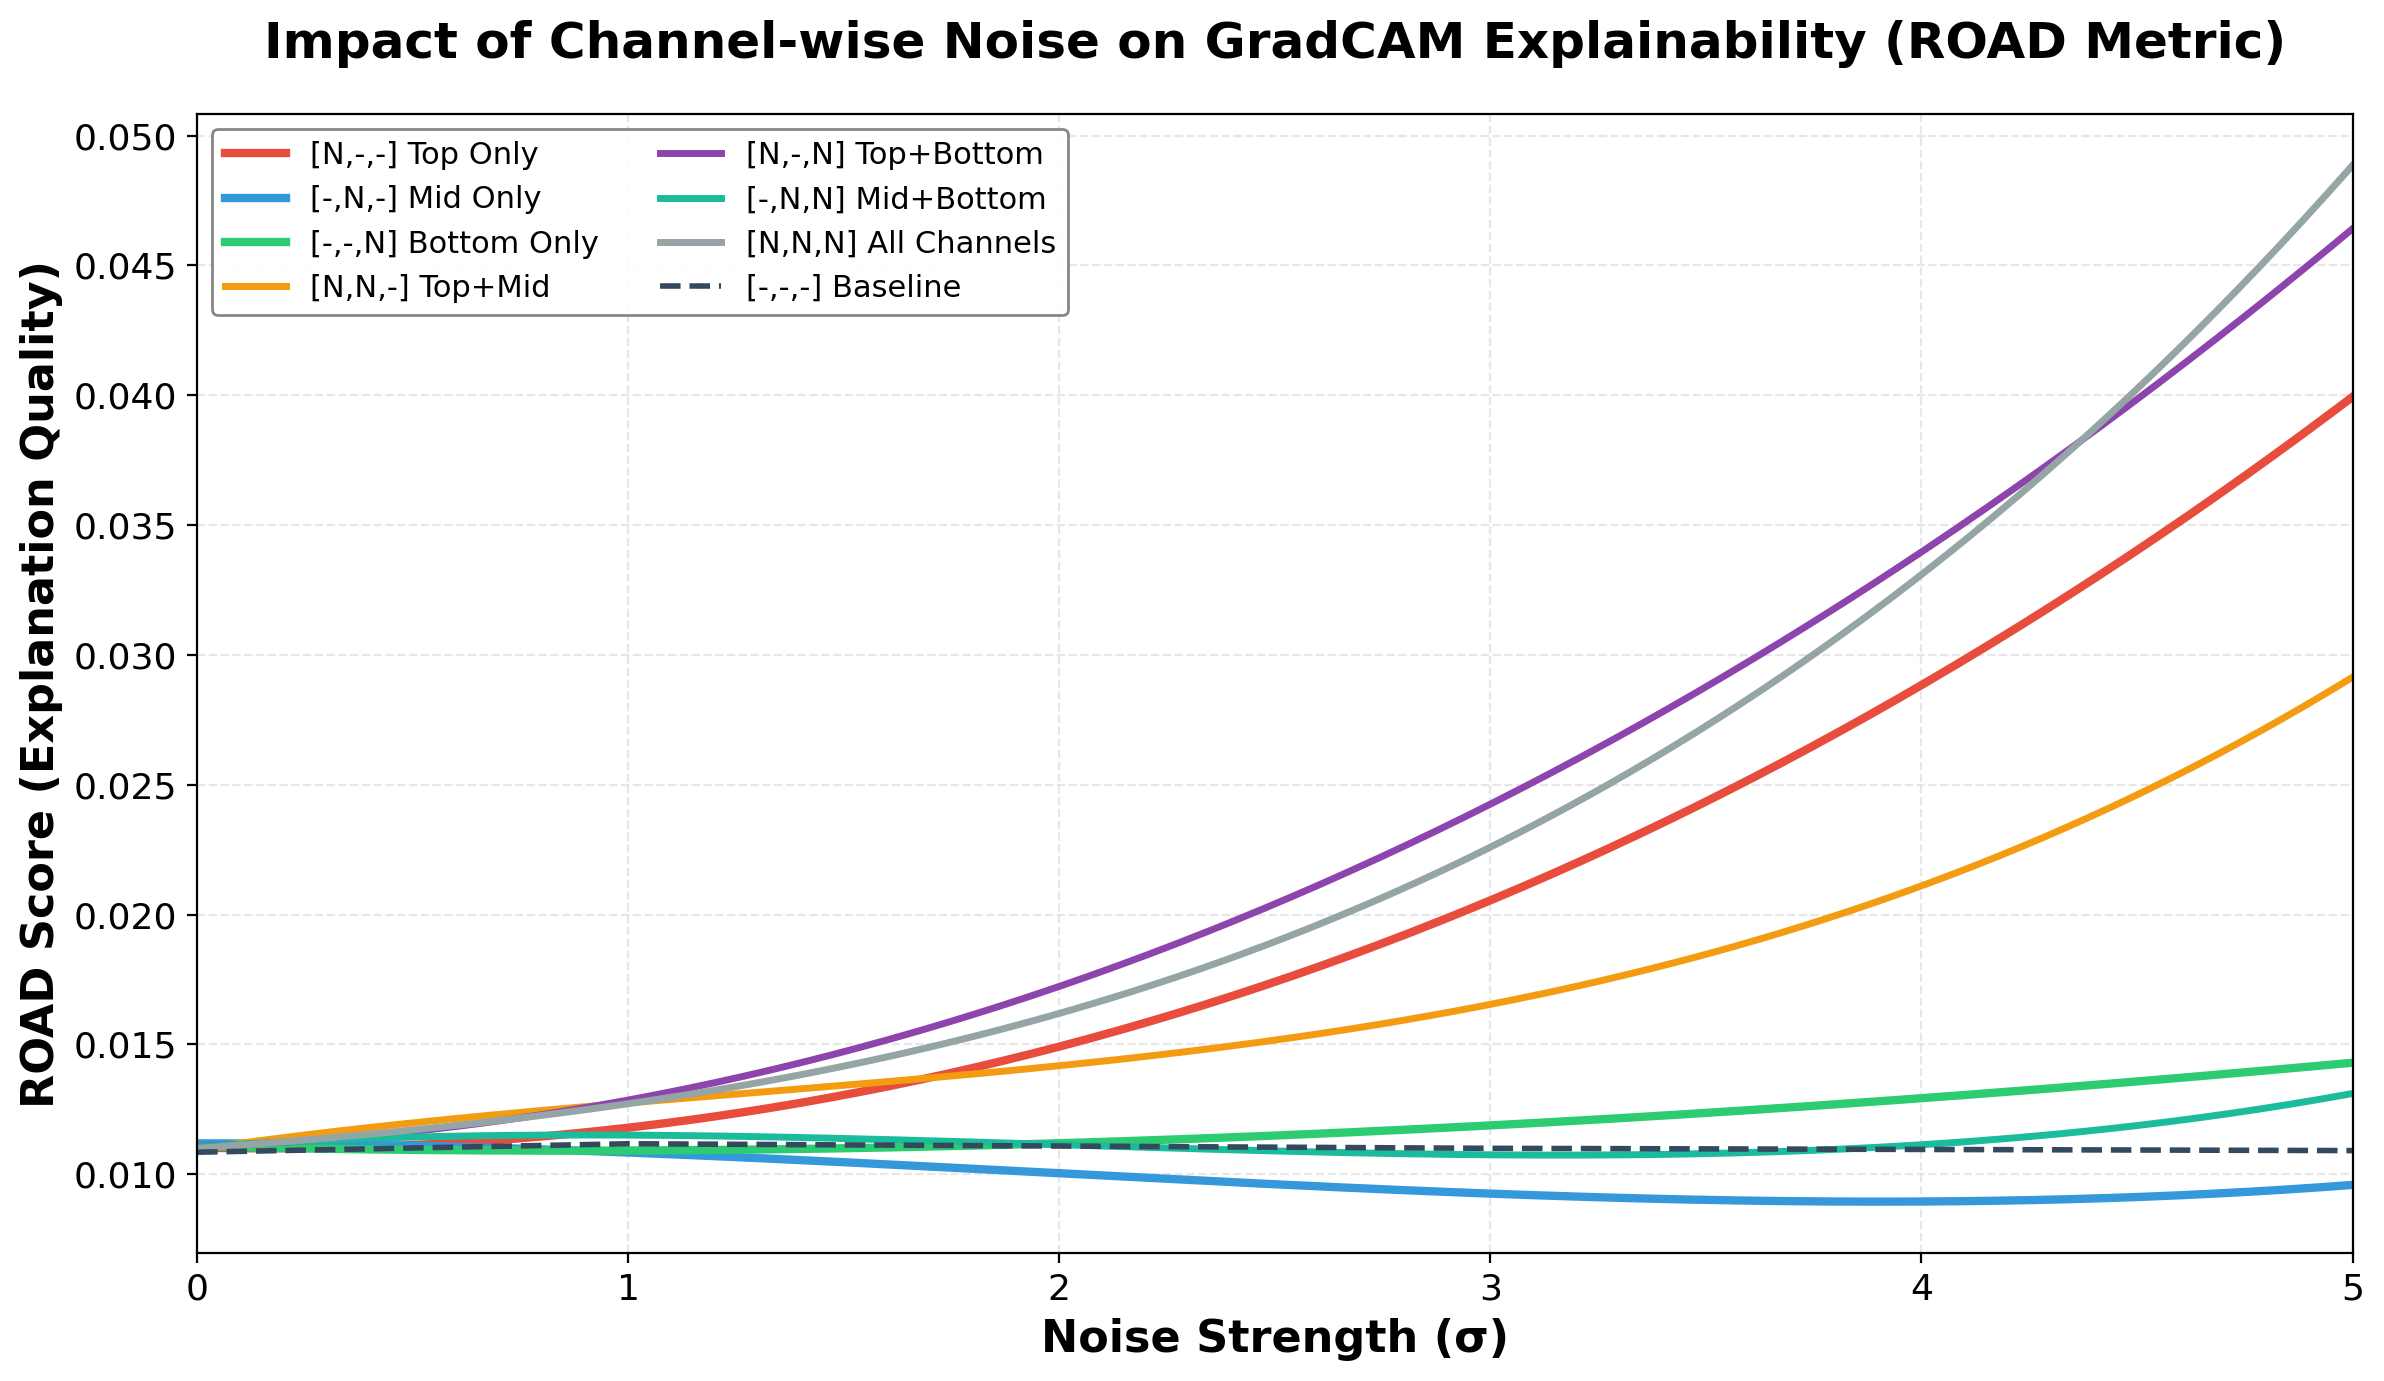

Python code for this plot:
"""
Channel Noise Sensitivity Analysis using ROAD Metric
=====================================================
This version replaces SSIM with the ROAD (Remove And Debias) metric
to evaluate explainability changes under channel noise.

ROAD evaluates explanation quality by:
1. Removing features according to attribution importance
2. Using noisy linear imputation to fill removed pixels
3. Measuring model performance drop (accuracy/probability)

Author: Experiment Script (ROAD Version)
Date: 2025-10-30
"""

import os
import sys
import copy
import torch
import torch.nn as nn
import torch.nn.functional as F
import torchvision
import torchvision.transforms as T
from torchvision.datasets import ImageFolder
from torch.utils.data import DataLoader, Dataset
import numpy as np
import matplotlib.pyplot as plt
import shutil
from tqdm import tqdm

# Add ROAD evaluation to path
sys.path.append('/home/zjian137/road_evaluation')
from road import run_road
from road.imputations import NoisyLinearImputer

sys.path.append(os.path.dirname(os.path.abspath(__file__)))


# ==========================================================
# Channel Importance Measurement
# ==========================================================
class ChannelImportanceAnalyzer:
    """Analyze channel importance for GradCAM contribution"""

    def __init__(self, model, target_layer):
        self.model = model
        self.target_layer = target_layer
        self.activations = None
        self.gradients = None

        # Register hooks
        target_layer.register_forward_hook(self.forward_hook)
        target_layer.register_full_backward_hook(self.backward_hook)

    def forward_hook(self, module, input_data, output):
        self.activations = output.detach()

    def backward_hook(self, module, grad_input, grad_output):
        self.gradients = grad_output[0].detach()

    def compute_importance(self, input_tensor, target_class, method='combined'):
        """
        Compute channel importance scores

        Available methods:
            'gradient': Mean absolute gradient per channel
            'activation': Mean activation magnitude per channel
            'weight': GradCAM weights (α_k) per channel
            'combined': Weight × Activation magnitude (default)
            'gradcam_contribution': Actual contribution to final GradCAM
            'taylor': First-order Taylor approximation
            'variance': Activation variance per channel
        """
        self.model.eval()
        self.model.zero_grad()

        # Forward pass
        output = self.model(input_tensor)
        scores = output[:, target_class]

        # Backward pass
        scores.sum().backward()

        gradients = self.gradients  # [B, C, H, W]
        activations = self.activations  # [B, C, H, W]

        # Compute GradCAM weights (α_k = global average pooling of gradients)
        weights = gradients.mean(dim=(2, 3), keepdim=True)  # [B, C, 1, 1]

        # ===============================================
        # Method 1: Gradient-based
        # ===============================================
        if method == 'gradient':
            # Importance = mean absolute gradient per channel
            # Measures how sensitive the output is to each channel
            importance = gradients.abs().mean(dim=(0, 2, 3))  # [C]

        # ===============================================
        # Method 2: Activation-based
        # ===============================================
        elif method == 'activation':
            # Importance = mean activation magnitude per channel
            # Measures the average firing strength of each channel
            importance = activations.abs().mean(dim=(0, 2, 3))  # [C]

        # ===============================================
        # Method 3: GradCAM weight-based
        # ===============================================
        elif method == 'weight':
            # Importance = absolute GradCAM weight (α_k) per channel
            # Directly uses the weights from GradCAM formula
            importance = weights.abs().mean(dim=(0, 2, 3))  # [C]

        # ===============================================
        # Method 4: Combined (Weight × Activation)
        # ===============================================
        elif method == 'combined':
            # Combined metric: weight × activation magnitude
            # Measures the actual weighted contribution to GradCAM
            weighted_activation = (weights.abs() * activations.abs()).mean(dim=(0, 2, 3))
            importance = weighted_activation  # [C]

        # ===============================================
        # Method 5: GradCAM Contribution
        # ===============================================
        elif method == 'gradcam_contribution':
            # Actual contribution to the final GradCAM heatmap
            # This computes the per-channel contribution to ReLU(Σ α_k * A_k)
            weighted_activation = weights * activations  # [B, C, H, W]
            cam_contribution = weighted_activation.mean(dim=(2, 3))  # [B, C]
            # Only consider positive contributions (after ReLU)
            importance = F.relu(cam_contribution).mean(dim=0)  # [C]

        # ===============================================
        # Method 6: Taylor Approximation
        # ===============================================
        elif method == 'taylor':
            # First-order Taylor approximation: gradient × activation
            # This measures the approximate change in output if channel is removed
            taylor_importance = (gradients * activations).abs().mean(dim=(0, 2, 3))
            importance = taylor_importance  # [C]

        # ===============================================
        # Method 7: Variance-based
        # ===============================================
        elif method == 'variance':
            # Activation variance per channel
            # High variance = channel is more selective/informative
            mean_act = activations.mean(dim=(2, 3), keepdim=True)
            variance = ((activations - mean_act) ** 2).mean(dim=(0, 2, 3))
            importance = variance  # [C]

        else:
            raise ValueError(
                f"Unknown importance method: {method}. "
                f"Available methods: 'gradient', 'activation', 'weight', "
                f"'combined', 'gradcam_contribution', 'taylor', 'variance'"
            )

        return importance.cpu()


# ==========================================================
# IMPROVED Noise Injection Module
# ==========================================================
class ImprovedNoiseInjectionConv2d(nn.Module):
    """Conv2d layer with normalized noise injection"""

    def __init__(self, conv, noise_mask, noise_strength=0.0,
                 noise_type='activation', normalize=True):
        """
        Args:
            conv: Original Conv2d layer
            noise_mask: Boolean tensor [C] indicating which channels to add noise
            noise_strength: Noise strength (ratio relative to std if normalized)
            noise_type: 'activation' or 'weight'
            normalize: Whether to normalize noise relative to signal std
        """
        super().__init__()
        self.weight = conv.weight.data.clone()
        self.bias = conv.bias.data.clone() if conv.bias is not None else None
        self.stride = conv.stride
        self.padding = conv.padding
        self.dilation = conv.dilation
        self.groups = conv.groups

        self.noise_mask = noise_mask  # [C]
        self.noise_strength = noise_strength
        self.noise_type = noise_type
        self.normalize = normalize

        # Pre-compute noisy weights if using weight noise
        if noise_type == 'weight' and noise_strength > 0:
            self.noisy_weight = self._create_noisy_weight()
        else:
            self.noisy_weight = None

    def _create_noisy_weight(self):
        """Create noisy version of weights"""
        noisy_w = self.weight.clone()

        # Add noise to selected channels
        for ch_idx in range(self.weight.shape[0]):
            if self.noise_mask[ch_idx]:
                # Get channel weights
                ch_weights = self.weight[ch_idx]

                # Compute noise
                if self.normalize:
                    # Normalized: noise std = weight_std * noise_strength
                    noise = torch.randn_like(ch_weights) * ch_weights.std() * self.noise_strength
                else:
                    # Absolute noise
                    noise = torch.randn_like(ch_weights) * self.noise_strength

                noisy_w[ch_idx] = ch_weights + noise

        return noisy_w

    def forward(self, x):
        # Select weights
        if self.noisy_weight is not None:
            w = self.noisy_weight
        else:
            w = self.weight

        # Standard convolution
        out = F.conv2d(x, w, bias=self.bias,
                      stride=self.stride, padding=self.padding,
                      dilation=self.dilation, groups=self.groups)

        # Add activation noise if specified
        if self.noise_type == 'activation' and self.noise_strength > 0:
            B, C, H, W = out.shape

            # Create noise tensor (non-inplace operation)
            noise_tensor = torch.zeros_like(out)

            # Fill noise for selected channels
            for ch_idx in range(C):
                if self.noise_mask[ch_idx]:
                    # Get channel activation
                    ch_activation = out[:, ch_idx:ch_idx+1, :, :]

                    # Compute noise
                    if self.normalize:
                        # Normalized: noise std = activation_std * noise_strength
                        act_std = ch_activation.std()
                        if act_std > 0:
                            noise_tensor[:, ch_idx:ch_idx+1, :, :] = \
                                torch.randn_like(ch_activation) * act_std * self.noise_strength
                    else:
                        # Absolute noise
                        noise_tensor[:, ch_idx:ch_idx+1, :, :] = \
                            torch.randn_like(ch_activation) * self.noise_strength

            # Add noise (non-inplace)
            out = out + noise_tensor

        return out


# ==========================================================
# Strategy Configuration
# ==========================================================
def divide_channels_by_importance(importance_scores, top_ratio=0.2, bottom_ratio=0.2):
    """Divide channels into 3 groups based on importance"""
    num_channels = len(importance_scores)
    sorted_indices = torch.argsort(importance_scores, descending=True)

    top_k = int(num_channels * top_ratio)
    bottom_k = int(num_channels * bottom_ratio)

    top_indices = sorted_indices[:top_k]
    bottom_indices = sorted_indices[-bottom_k:]
    mid_indices = sorted_indices[top_k:-bottom_k]

    return top_indices, mid_indices, bottom_indices


def create_noise_mask(num_channels, top_indices, mid_indices, bottom_indices,
                     noise_top, noise_mid, noise_bottom):
    """Create a boolean mask indicating which channels should receive noise"""
    mask = torch.zeros(num_channels, dtype=torch.bool)

    if noise_top:
        mask[top_indices] = True
    if noise_mid:
        mask[mid_indices] = True
    if noise_bottom:
        mask[bottom_indices] = True

    return mask


# ==========================================================
# Model Modification
# ==========================================================
def apply_noise_injection(model_fp32, layer_name, noise_mask, noise_strength,
                         noise_type='activation', normalize=True):
    """Apply noise injection to a specific layer"""
    model_noisy = copy.deepcopy(model_fp32)

    # Navigate to target layer
    parts = layer_name.split('.')
    parent = model_noisy
    for part in parts[:-1]:
        parent = getattr(parent, part)

    # Get original conv layer
    original_conv = getattr(parent, parts[-1])

    # Replace with noisy version
    if isinstance(original_conv, nn.Conv2d):
        noisy_conv = ImprovedNoiseInjectionConv2d(
            original_conv, noise_mask, noise_strength,
            noise_type=noise_type, normalize=normalize
        )
        setattr(parent, parts[-1], noisy_conv)

    return model_noisy


# ==========================================================
# GradCAM Implementation
# ==========================================================
class SimpleGradCAM:
    """Simple GradCAM implementation"""

    def __init__(self, model, target_layer):
        self.model = model
        self.target_layer = target_layer
        self.activations = None
        self.gradients = None

        target_layer.register_forward_hook(self.forward_hook)
        target_layer.register_full_backward_hook(self.backward_hook)

    def forward_hook(self, module, input_data, output):
        self.activations = output.detach()

    def backward_hook(self, module, grad_input, grad_output):
        self.gradients = grad_output[0].detach()

    def __call__(self, input_tensor, target_class):
        self.model.eval()
        self.model.zero_grad()

        # Forward
        output = self.model(input_tensor)
        scores = output[:, target_class]

        # Backward
        scores.sum().backward()

        # Compute CAM
        gradients = self.gradients
        activations = self.activations

        weights = gradients.mean(dim=(2, 3), keepdim=True)
        cam = (weights * activations).sum(dim=1, keepdim=True)
        cam = F.relu(cam)

        # Normalize
        cam = cam - cam.amin(dim=(2, 3), keepdim=True)
        cam = cam / (cam.amax(dim=(2, 3), keepdim=True) + 1e-8)

        # Upsample
        cam = F.interpolate(cam, size=input_tensor.shape[-2:],
                          mode='bilinear', align_corners=False)

        return cam.squeeze(1)


# ==========================================================
# Simple Dataset for ROAD Evaluation
# ==========================================================
class SimpleImageDataset(Dataset):
    """Simple dataset wrapper for ROAD evaluation"""

    def __init__(self, images, labels):
        """
        Args:
            images: List of image tensors (already normalized)
            labels: List of label integers
        """
        # Store as CPU tensors to avoid CUDA issues in DataLoader
        self.images = [img.cpu() for img in images]
        self.labels = labels

    def __len__(self):
        return len(self.images)

    def __getitem__(self, idx):
        # Return denormalized image for ROAD imputation
        img = self.images[idx]
        label = self.labels[idx]

        # Denormalize from ImageNet normalization
        mean = torch.tensor([0.485, 0.456, 0.406]).view(3, 1, 1)
        std = torch.tensor([0.229, 0.224, 0.225]).view(3, 1, 1)
        img = img * std + mean
        img = torch.clamp(img, 0, 1)

        return img, label


# ==========================================================
# ROAD Evaluation Wrapper
# ==========================================================
def evaluate_explanation_with_road(model, test_images, test_labels, heatmaps, device):
    """
    Evaluate explanation quality using ROAD metric

    Args:
        model: The model to evaluate
        test_images: List of test image tensors
        test_labels: List of test labels
        heatmaps: List of heatmap arrays (numpy)
        device: torch device

    Returns:
        road_score: ROAD metric score (higher is better for good explanations)
    """
    # Create simple dataset
    dataset = SimpleImageDataset(test_images, test_labels)

    # Convert heatmaps to attribution format expected by ROAD
    explanations = []
    for heatmap in heatmaps:
        # Heatmap is [H, W], need to expand to [C, H, W] for ROAD
        # Higher values = more important
        attr = np.stack([heatmap] * 3, axis=0)  # [3, H, W]
        explanations.append(attr)

    # Transform to apply after imputation (ImageNet normalization)
    transform_test = T.Normalize(mean=[0.485, 0.456, 0.406],
                                 std=[0.229, 0.224, 0.225])

    # Run ROAD evaluation with MoRF (Most Relevant First)
    # We test removing 10%, 30%, 50% of pixels
    percentages = [0.1, 0.3, 0.5]

    # Use noisy linear imputer as recommended by ROAD paper
    imputer = NoisyLinearImputer(noise=0.01)

    model.eval()

    try:
        res_acc, prob_acc = run_road(
            model=model,
            dataset_test=dataset,
            explanations_test=explanations,
            transform_test=transform_test,
            percentages=percentages,
            morf=True,  # Most Relevant First
            batch_size=len(test_images),  # Process all at once
            imputation=imputer
        )

        # Compute ROAD score as area under the curve
        # Good explanations should cause larger accuracy drop
        # So we measure the drop: 1.0 - accuracy
        road_score = torch.mean(1.0 - prob_acc).item()

    except Exception as e:
        print(f"ROAD evaluation error: {e}")
        road_score = 0.0

    return road_score


# ==========================================================
# Data Loading
# ==========================================================
def prepare_tiny_imagenet_val(root):
    """Organize Tiny-ImageNet validation set"""
    val_dir = os.path.join(root, "val")
    img_dir = os.path.join(val_dir, "images")
    ann_file = os.path.join(val_dir, "val_annotations.txt")

    if not os.path.exists(img_dir):
        return

    print("Organizing Tiny-ImageNet validation set...")
    with open(ann_file, "r") as f:
        for line in f:
            parts = line.strip().split("\t")
            if len(parts) < 2:
                continue
            img, label = parts[0], parts[1]
            label_dir = os.path.join(val_dir, label)
            os.makedirs(label_dir, exist_ok=True)
            src = os.path.join(img_dir, img)
            dst = os.path.join(label_dir, img)
            if os.path.exists(src) and not os.path.exists(dst):
                shutil.move(src, dst)

    if os.path.exists(img_dir):
        shutil.rmtree(img_dir)
    print("Tiny-ImageNet validation set organized.")


def load_tiny_imagenet(root, batch_size=64, num_workers=4):
    """Load Tiny-ImageNet dataset"""
    prepare_tiny_imagenet_val(root)

    transform = T.Compose([
        T.Resize(64),
        T.CenterCrop(64),
        T.ToTensor(),
        T.Normalize(mean=[0.485, 0.456, 0.406],
                    std=[0.229, 0.224, 0.225]),
    ])

    train_set = ImageFolder(os.path.join(root, "train"), transform=transform)
    val_set = ImageFolder(os.path.join(root, "val"), transform=transform)

    train_loader = DataLoader(train_set, batch_size=batch_size, shuffle=True, num_workers=num_workers)
    val_loader = DataLoader(val_set, batch_size=batch_size, shuffle=False, num_workers=num_workers)

    print(f"Tiny-ImageNet loaded: {len(train_set)} train / {len(val_set)} val / {len(train_set.classes)} classes")
    return train_loader, val_loader, len(train_set.classes)


# ==========================================================
# Visualization
# ==========================================================
def plot_noise_sensitivity_curves(results_dict, save_path, noise_type='activation'):
    """Plot smooth curves showing how explainability degrades with noise"""
    from scipy.interpolate import make_interp_spline

    # Create figure with better aspect ratio
    fig, ax = plt.subplots(figsize=(12, 7))

    # All 8 strategies with distinct colors
    all_strategies = {
        'Top-Only': {'color': '#E74C3C', 'linewidth': 3.0, 'label': '[N,-,-] Top Only'},
        'Mid-Only': {'color': '#3498DB', 'linewidth': 3.0, 'label': '[-,N,-] Mid Only'},
        'Bottom-Only': {'color': '#2ECC71', 'linewidth': 3.0, 'label': '[-,-,N] Bottom Only'},
        'Top+Mid': {'color': '#F39C12', 'linewidth': 2.5, 'label': '[N,N,-] Top+Mid'},
        'Top+Bottom': {'color': '#8E44AD', 'linewidth': 2.5, 'label': '[N,-,N] Top+Bottom'},
        'Mid+Bottom': {'color': '#1ABC9C', 'linewidth': 2.5, 'label': '[-,N,N] Mid+Bottom'},
        'All-Noise': {'color': '#95A5A6', 'linewidth': 2.5, 'label': '[N,N,N] All Channels'},
        'No-Noise': {'color': '#34495E', 'linewidth': 2.0, 'label': '[-,-,-] Baseline', 'linestyle': '--'},
    }

    for strategy_name, style in all_strategies.items():
        if strategy_name not in results_dict:
            continue

        strategy_results = results_dict[strategy_name]
        noise_levels = np.array(sorted(strategy_results.keys()))
        road_scores = np.array([strategy_results[noise]['road'] for noise in noise_levels])

        # Create smooth curve using spline interpolation
        if len(noise_levels) > 3 and strategy_name != 'No-Noise':
            # Create denser points for smooth curve
            noise_smooth = np.linspace(noise_levels.min(), noise_levels.max(), 300)

            # Use cubic spline for smoothing
            try:
                spl = make_interp_spline(noise_levels, road_scores, k=3)
                road_smooth = spl(noise_smooth)

                # Plot smooth curve (no shadow)
                ax.plot(noise_smooth, road_smooth,
                       color=style['color'],
                       linewidth=style['linewidth'],
                       label=style['label'],
                       linestyle=style.get('linestyle', '-'))
            except:
                # Fallback to line plot if spline fails
                ax.plot(noise_levels, road_scores,
                       color=style['color'],
                       linewidth=style['linewidth'],
                       label=style['label'],
                       linestyle=style.get('linestyle', '-'))
        else:
            # Plot as line for baseline
            ax.plot(noise_levels, road_scores,
                   color=style['color'],
                   linewidth=style['linewidth'],
                   label=style['label'],
                   linestyle=style.get('linestyle', '-'))

    # Styling
    ax.set_xlabel('Noise Strength (σ)', fontsize=16, fontweight='bold')
    ax.set_ylabel('ROAD Score (Explanation Quality)', fontsize=16, fontweight='bold')
    ax.set_title('Impact of Channel-wise Noise on GradCAM Explainability (ROAD Metric)',
                fontsize=18, fontweight='bold', pad=20)

    # Grid
    ax.grid(True, alpha=0.3, linestyle='--', linewidth=0.8)
    ax.set_axisbelow(True)

    # Legend - two columns for 8 curves
    ax.legend(loc='best', fontsize=11, framealpha=0.95,
             edgecolor='gray', ncol=2)

    # Limits
    ax.set_xlim([noise_levels.min(), noise_levels.max()])

    # Tick styling
    ax.tick_params(axis='both', which='major', labelsize=13)

    # Clean white background
    ax.set_facecolor('white')
    fig.patch.set_facecolor('white')

    plt.tight_layout()
    plt.savefig(save_path, dpi=200, bbox_inches='tight')
    plt.close()
    print(f"Noise sensitivity curves saved: {save_path}")


# ==========================================================
# Main Experiment
# ==========================================================
def main():
    print("="*80)
    print("Channel Noise Sensitivity Analysis (ROAD METRIC VERSION)")
    print("="*80)

    # Setup
    device = "cuda" if torch.cuda.is_available() else "cpu"
    print(f"\nDevice: {device}")

    # Experiment configuration
    NUM_RUNS = 2  # Reduced for ROAD (each run is expensive)
    NUM_TEST_IMAGES = 2  # Reduced for computational efficiency
    noise_type = 'activation'
    normalize = True

    # ===================================================================
    # IMPORTANCE CALCULATION METHOD - Choose one of the following:
    # ===================================================================
    # 'gradient'            - Gradient magnitude (sensitivity-based)
    # 'activation'          - Activation magnitude (firing strength)
    # 'weight'              - GradCAM weights α_k (original GradCAM)
    # 'combined'            - Weight × Activation (recommended, default)
    # 'gradcam_contribution'- Actual contribution to final CAM
    # 'taylor'              - Taylor approximation (gradient × activation)
    # 'variance'            - Activation variance (selectivity-based)
    # ===================================================================
    IMPORTANCE_METHOD = 'combined'  # <-- Change this to try different methods

    print(f"\nExperiment Configuration:")
    print(f"  Noise type: {noise_type}")
    print(f"  Normalized: {normalize}")
    print(f"  Runs per point: {NUM_RUNS}")
    print(f"  Test images: {NUM_TEST_IMAGES}")
    print(f"  Metric: ROAD (Remove And Debias)")
    print(f"  Importance method: {IMPORTANCE_METHOD}")  # Show which method is being used

    # Load data
    print("\n" + "="*80)
    print("Step 1: Loading Tiny-ImageNet Dataset")
    print("="*80)

    data_root = "/home/zjian137/CAMBoost/gradcam/data/tiny-imagenet"
    if not os.path.exists(data_root):
        print(f"Error: Dataset not found at {data_root}")
        return

    _, val_loader, num_classes = load_tiny_imagenet(root=data_root, batch_size=64, num_workers=4)

    # Load model
    print("\n" + "="*80)
    print("Step 2: Loading Trained ResNet50 Model")
    print("="*80)

    # Load pre-trained Tiny-ImageNet model
    model_path = "/home/zjian137/CAMBoost/gradcam/resnet50_tinyimagenet_finetuned.pth"

    model_fp32 = torchvision.models.resnet50(weights=None)
    model_fp32.fc = nn.Linear(model_fp32.fc.in_features, num_classes)

    # Load trained weights
    state_dict = torch.load(model_path, map_location=device)
    model_fp32.load_state_dict(state_dict)

    model_fp32 = model_fp32.to(device)
    model_fp32.eval()

    print(f"Loaded trained model from: {model_path}")

    # Select target layer
    target_layer_name = "layer4.2.conv3"
    target_layer = model_fp32.layer4[2].conv3
    num_channels = target_layer.out_channels

    print(f"Target layer: {target_layer_name}")
    print(f"Number of channels: {num_channels}")

    # Get multiple test images
    print("\n" + "="*80)
    print("Step 3: Selecting Test Images")
    print("="*80)

    test_images = []
    test_labels = []
    test_classes = []

    # Collect images from validation set
    for batch_images, batch_labels in val_loader:
        for i in range(len(batch_images)):
            if len(test_images) >= NUM_TEST_IMAGES:
                break
            test_images.append(batch_images[i:i+1].to(device))
            test_labels.append(batch_labels[i].item())

            # Get predicted class
            with torch.no_grad():
                output = model_fp32(batch_images[i:i+1].to(device))
                pred_class = output.argmax(dim=1).item()
            test_classes.append(pred_class)

        if len(test_images) >= NUM_TEST_IMAGES:
            break

    print(f"Selected {len(test_images)} test images")
    print(f"Sample predictions: {test_classes[:5]}")

    # Define experiment strategies
    strategies = {
        'Top-Only':      (True,  False, False),  # [N, -, -]
        'Mid-Only':      (False, True,  False),  # [-, N, -]
        'Bottom-Only':   (False, False, True),   # [-, -, N]
        'Top+Mid':       (True,  True,  False),  # [N, N, -]
        'Top+Bottom':    (True,  False, True),   # [N, -, N]
        'Mid+Bottom':    (False, True,  True),   # [-, N, N]
        'All-Noise':     (True,  True,  True),   # [N, N, N]
        'No-Noise':      (False, False, False),  # [-, -, -]
    }

    # Define noise levels to test - reduced for faster execution
    noise_levels = [0.0, 1.0, 3.0, 5.0]

    # Run experiments across multiple images
    print("\n" + "="*80)
    print("Step 4-6: Running Multi-Image Noise Sensitivity Experiments")
    print("="*80)

    # Storage for results across all images
    all_images_results = {strategy: {noise: [] for noise in noise_levels}
                         for strategy in strategies.keys()}

    # Process each test image
    for img_idx in range(NUM_TEST_IMAGES):
        print(f"\n{'='*80}")
        print(f"Processing Image {img_idx + 1}/{NUM_TEST_IMAGES}")
        print(f"{'='*80}")

        test_image = test_images[img_idx]
        target_class = test_classes[img_idx]

        # Compute channel importance for this image
        analyzer = ChannelImportanceAnalyzer(model_fp32, target_layer)
        with torch.enable_grad():
            importance_scores = analyzer.compute_importance(
                test_image, target_class, method=IMPORTANCE_METHOD  # Use configured method
            )

        # Divide into groups based on importance
        top_indices, mid_indices, bottom_indices = divide_channels_by_importance(
            importance_scores, top_ratio=0.2, bottom_ratio=0.2
        )

        # Test each strategy
        for strategy_name, (noise_top, noise_mid, noise_bottom) in strategies.items():
            print(f"\n  Strategy: {strategy_name}")

            # Create noise mask for this image's channel groups
            noise_mask = create_noise_mask(
                num_channels, top_indices, mid_indices, bottom_indices,
                noise_top, noise_mid, noise_bottom
            )

            # Test each noise level
            for noise_strength in noise_levels:
                print(f"    Testing σ={noise_strength}...", end=' ')

                # Run multiple times and average
                road_scores = []

                for run_idx in range(NUM_RUNS):
                    # Apply noise injection
                    model_noisy = apply_noise_injection(
                        model_fp32, target_layer_name, noise_mask, noise_strength,
                        noise_type=noise_type, normalize=normalize
                    )
                    model_noisy = model_noisy.to(device)

                    # Generate heatmap
                    noisy_layer = model_noisy.layer4[2].conv3
                    cam_noisy = SimpleGradCAM(model_noisy, noisy_layer)

                    with torch.enable_grad():
                        heatmap_noisy = cam_noisy(test_image, target_class)

                    heatmap_noisy_np = heatmap_noisy.detach().cpu().numpy()[0]

                    # Evaluate with ROAD metric
                    road_score = evaluate_explanation_with_road(
                        model_noisy, [test_image[0]], [target_class],
                        [heatmap_noisy_np], device
                    )
                    road_scores.append(road_score)

                # Store average for this image
                avg_road = np.mean(road_scores)
                all_images_results[strategy_name][noise_strength].append(avg_road)
                print(f"ROAD={avg_road:.4f}")

        print(f"\n  Image {img_idx + 1} complete")

    # Compute final statistics across all images
    print("\n" + "="*80)
    print("Step 7: Computing Statistics Across All Images")
    print("="*80)

    results_dict = {}
    for strategy_name in strategies.keys():
        strategy_results = {}
        for noise_strength in noise_levels:
            # Get all image results for this (strategy, noise) combination
            image_road_scores = all_images_results[strategy_name][noise_strength]

            # Compute mean and std across images
            mean_road = np.mean(image_road_scores)
            std_road = np.std(image_road_scores)

            strategy_results[noise_strength] = {
                'road': mean_road,
                'std': std_road,
            }

        results_dict[strategy_name] = strategy_results

        # Print summary for this strategy
        print(f"\n{strategy_name}:")
        for noise_strength in noise_levels:
            road = strategy_results[noise_strength]['road']
            std = strategy_results[noise_strength]['std']
            print(f"  σ={noise_strength:.1f}: ROAD={road:.4f}±{std:.4f}")

    # Visualization
    print("\n" + "="*80)
    print("Step 8: Generating Visualization")
    print("="*80)

    os.makedirs("./results", exist_ok=True)

    # Generate filename with importance method
    filename = f"channel_noise_sensitivity_road_{IMPORTANCE_METHOD}.png"
    save_path = f"./results/{filename}"

    plot_noise_sensitivity_curves(
        results_dict,
        save_path=save_path,
        noise_type=noise_type
    )

    # Summary
    print("\n" + "="*80)
    print("EXPERIMENT SUMMARY")
    print("="*80)

    print("\nKey Findings:")
    print("-" * 80)

    # Compare degradation rates at σ=1.0
    test_noise = 1.0
    print(f"\nROAD Score at σ={test_noise}:")
    print("(Higher = Better explanation quality)")
    for strategy_name in ['Top-Only', 'Mid-Only', 'Bottom-Only']:
        if strategy_name in results_dict and test_noise in results_dict[strategy_name]:
            road = results_dict[strategy_name][test_noise]['road']
            std = results_dict[strategy_name][test_noise]['std']
            print(f"  {strategy_name:<15}: {road:.4f} ± {std:.4f}")

    # Identify which group is most critical
    baseline_road = results_dict['No-Noise'][0.0]['road']
    top_road = results_dict['Top-Only'][test_noise]['road']
    mid_road = results_dict['Mid-Only'][test_noise]['road']
    bottom_road = results_dict['Bottom-Only'][test_noise]['road']

    top_drop = baseline_road - top_road
    mid_drop = baseline_road - mid_road
    bottom_drop = baseline_road - bottom_road

    print(f"\nROAD drop at σ={test_noise}:")
    print(f"  Top-Only noise:    {top_drop:.4f}")
    print(f"  Mid-Only noise:    {mid_drop:.4f}")
    print(f"  Bottom-Only noise: {bottom_drop:.4f}")

    if top_drop > mid_drop and top_drop > bottom_drop:
        print("\nConclusion: TOP 20% channels are most critical for explainability!")
        print("   - Prioritize these channels in quantization/compression")
    elif mid_drop > top_drop and mid_drop > bottom_drop:
        print("\nConclusion: MID 60% channels are most critical for explainability!")
        print("   - Middle channels contribute significantly to explanation quality")
    else:
        print("\nConclusion: BOTTOM 20% channels have unexpected importance!")
        print("   - Even low-importance channels affect explainability")

    print("\n" + "="*80)
    print("Experiment Complete!")
    print("="*80)
    print(f"\nConfiguration:")
    print(f"  - Importance method: {IMPORTANCE_METHOD}")
    print(f"  - Noise type: {noise_type}")
    print(f"  - Test images: {NUM_TEST_IMAGES}")
    print(f"  - Runs per noise level: {NUM_RUNS}")
    print(f"\nResults saved to:")
    print(f"  - {save_path}")
    print("\n")


if __name__ == "__main__":
    main()
